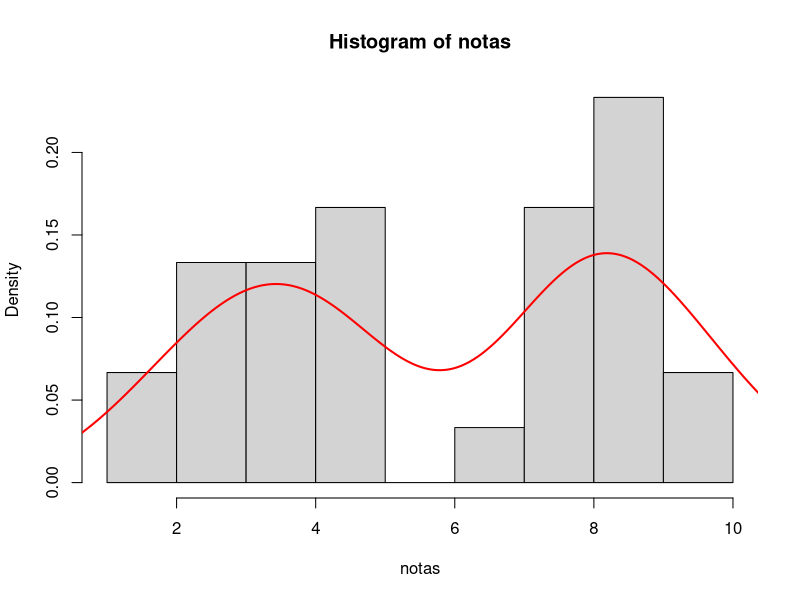

Generate this figure with R:
#Limpieza de entorno. Aca aparecen unos comandos extragnos...que borran todo
#Borra consola, variables y funciones definidas en el entorno Global
rm(list = setdiff(ls(), lsf.str()));
rm(list=lsf.str());
cat("\014")
#(aca escribimos todo sin acentos...)
#PRIMER PASO
#Cargamos las notas de los 30 estudiantes
#De paso: una forma de no alargar demasiado cada
#linea, usando un simbolo "+"
notas <- c(3.1, 4.6, 2.7, 3.6, 3.6, 1.7, 3.8, +
             4.9, 4.1, 2.3, 1.6, 2.9, 4.1, 2.6, +
             4.2, 7.5, 7.0, 8.3, 9.0, 7.9, 8.2, 8.6, +
             7.9, 7.5, 8.2, 7.9, 8.1, 8.1, 9.5, 10)
#Nos fijamos si la cantidad de numeros que metimos es 30
show( length(notas) )
#Calculamos la media (el promedio) del curso
show(media <- mean(notas))
#Calculamos la mediana de las notas
show(mediana <- median(notas))
#Vemos el rango de la variable notas (la menor y la mayor)
rango <- range(notas)
#vemos la dispersion de datos mediante un histograma
show( hist(notas, breaks = 10, probability = T))
#notamos que parece haber dos modas
#graficamos la densidad de prob con el kernel
#y notamos que tiene dos maximos...
lines(density(c(notas,10)), lwd = 2, col = "red")
sprintf('La
 media de las notas es: %f \n', media)
sprintf('La
 mediana de las notas es: %f \n', mediana)
sprintf('El
 rango de las notas es: %f \n', rango[2]-rango[1])
sprintf('La
 nota minima es: %f \n', rango[1])
sprintf('La
 nota maxima es: %f \n', rango[2])
